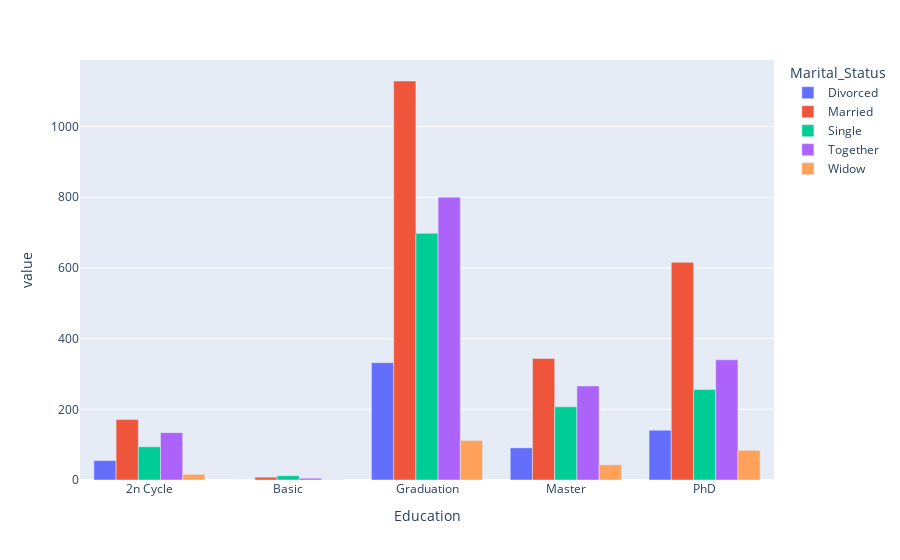

The notebook cell this image was saved under:
### Code cell
df_teste = df_customer.pivot_table(index='Education', values='NumCatalogPurchases', columns='Marital_Status', aggfunc='sum')
px.bar(df_teste, barmode='group')

### Figure 1 — Plotly figure (JSON) as saved in the notebook; plotly's stock layout.template omitted (floating-point values rounded to 4 significant figures)
{"data": [{"alignmentgroup": "True", "hovertemplate": "Marital_Status=Divorced<br>Education=%{x}<br>value=%{y}<extra></extra>", "legendgroup": "Divorced", "marker": {"color": "#636efa", "pattern": {"shape": ""}}, "name": "Divorced", "offsetgroup": "Divorced", "orientation": "v", "showlegend": true, "textposition": "auto", "type": "bar", "x": ["2n Cycle", "Basic", "Graduation", "Master", "PhD"], "xaxis": "x", "y": [55, 0, 332, 91, 141], "yaxis": "y"}, {"alignmentgroup": "True", "hovertemplate": "Marital_Status=Married<br>Education=%{x}<br>value=%{y}<extra></extra>", "legendgroup": "Married", "marker": {"color": "#EF553B", "pattern": {"shape": ""}}, "name": "Married", "offsetgroup": "Married", "orientation": "v", "showlegend": true, "textposition": "auto", "type": "bar", "x": ["2n Cycle", "Basic", "Graduation", "Master", "PhD"], "xaxis": "x", "y": [171, 8, 1129, 344, 616], "yaxis": "y"}, {"alignmentgroup": "True", "hovertemplate": "Marital_Status=Single<br>Education=%{x}<br>value=%{y}<extra></extra>", "legendgroup": "Single", "marker": {"color": "#00cc96", "pattern": {"shape": ""}}, "name": "Single", "offsetgroup": "Single", "orientation": "v", "showlegend": true, "textposition": "auto", "type": "bar", "x": ["2n Cycle", "Basic", "Graduation", "Master", "PhD"], "xaxis": "x", "y": [94, 12, 698, 207, 256], "yaxis": "y"}, {"alignmentgroup": "True", "hovertemplate": "Marital_Status=Together<br>Education=%{x}<br>value=%{y}<extra></extra>", "legendgroup": "Together", "marker": {"color": "#ab63fa", "pattern": {"shape": ""}}, "name": "Together", "offsetgroup": "Together", "orientation": "v", "showlegend": true, "textposition": "auto", "type": "bar", "x": ["2n Cycle", "Basic", "Graduation", "Master", "PhD"], "xaxis": "x", "y": [134, 5, 800, 266, 340], "yaxis": "y"}, {"alignmentgroup": "True", "hovertemplate": "Marital_Status=Widow<br>Education=%{x}<br>value=%{y}<extra></extra>", "legendgroup": "Widow", "marker": {"color": "#FFA15A", "pattern": {"shape": ""}}, "name": "Widow", "offsetgroup": "Widow", "orientation": "v", "showlegend": true, "textposition": "auto", "type": "bar", "x": ["2n Cycle", "Basic", "Graduation", "Master", "PhD"], "xaxis": "x", "y": [16, 1, 112, 43, 84], "yaxis": "y"}], "layout": {"barmode": "group", "legend": {"title": {"text": "Marital_Status"}, "tracegroupgap": 0}, "margin": {"t": 60}, "xaxis": {"anchor": "y", "domain": [0, 1], "title": {"text": "Education"}}, "yaxis": {"anchor": "x", "domain": [0, 1], "title": {"text": "value"}}}}
